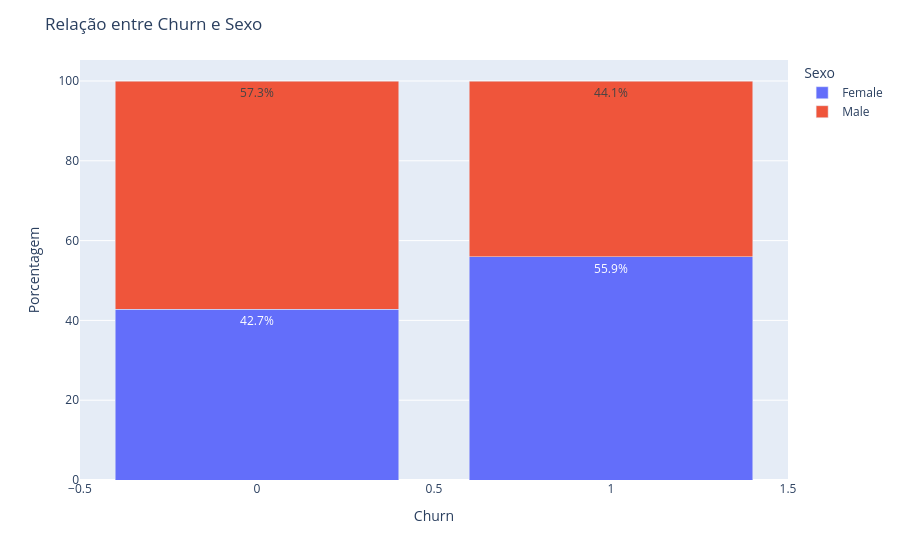

The notebook cell saved with this chart:
### Markdown cell above
## Análise Exploratória: Distribuição de Perfil e Taxas de Churn por Segmento

Nesta seção, dividimos a análise visual em duas perspectivas essenciais:
1. **Distribuição do Perfil dos Clientes por Churn (P(Segmento | Churn)):** Mostra a composição categórica dentro do grupo de clientes que saíram (1) vs. os que ficaram (0).
2. **Taxa de Churn por Segmento (P(Churn | Segmento)):** Revela a proporção direta de clientes que cancelaram dentro de cada categoria específica (evitando viés de contagem em bases desbalanceadas).

### Code cell
df_grouped = df.groupby(['Exited', 'Gender']).size().reset_index(name='count')
sexo_por_churn = df_grouped.groupby('Exited')['count'].transform('sum')
df_grouped['percent'] = (df_grouped['count'] / sexo_por_churn) * 100

# Cria gráfico de barras empilhadas
fig = px.bar(df_grouped, x='Exited', y='percent',
             color='Gender',
             barmode='stack',
             text=df_grouped['percent'].map(lambda v: f'{v:.1f}%'),
             labels={'Exited': 'Churn', 'percent': 'Porcentagem', 'Gender': 'Sexo'})

fig.update_layout(title='Relação entre Churn e Sexo',
                  yaxis_title='Porcentagem',
                  legend_title='Sexo')
fig.show()

### Figure 1 — Plotly figure (JSON) as saved in the notebook; plotly's stock layout.template omitted (floating-point values rounded to 4 significant figures)
{"data": [{"hovertemplate": "Sexo=Female<br>Churn=%{x}<br>Porcentagem=%{y}<br>text=%{text}<extra></extra>", "legendgroup": "Female", "marker": {"color": "#636efa", "pattern": {"shape": ""}}, "name": "Female", "orientation": "v", "showlegend": true, "text": ["42.7%", "55.9%"], "textposition": "auto", "x": [0, 1], "xaxis": "x", "y": [42.75, 55.92], "yaxis": "y", "type": "bar"}, {"hovertemplate": "Sexo=Male<br>Churn=%{x}<br>Porcentagem=%{y}<br>text=%{text}<extra></extra>", "legendgroup": "Male", "marker": {"color": "#EF553B", "pattern": {"shape": ""}}, "name": "Male", "orientation": "v", "showlegend": true, "text": ["57.3%", "44.1%"], "textposition": "auto", "x": [0, 1], "xaxis": "x", "y": [57.25, 44.08], "yaxis": "y", "type": "bar"}], "layout": {"xaxis": {"anchor": "y", "domain": [0.0, 1.0], "title": {"text": "Churn"}}, "yaxis": {"anchor": "x", "domain": [0.0, 1.0], "title": {"text": "Porcentagem"}}, "legend": {"title": {"text": "Sexo"}, "tracegroupgap": 0}, "margin": {"t": 60}, "barmode": "stack", "title": {"text": "Relação entre Churn e Sexo"}}}
